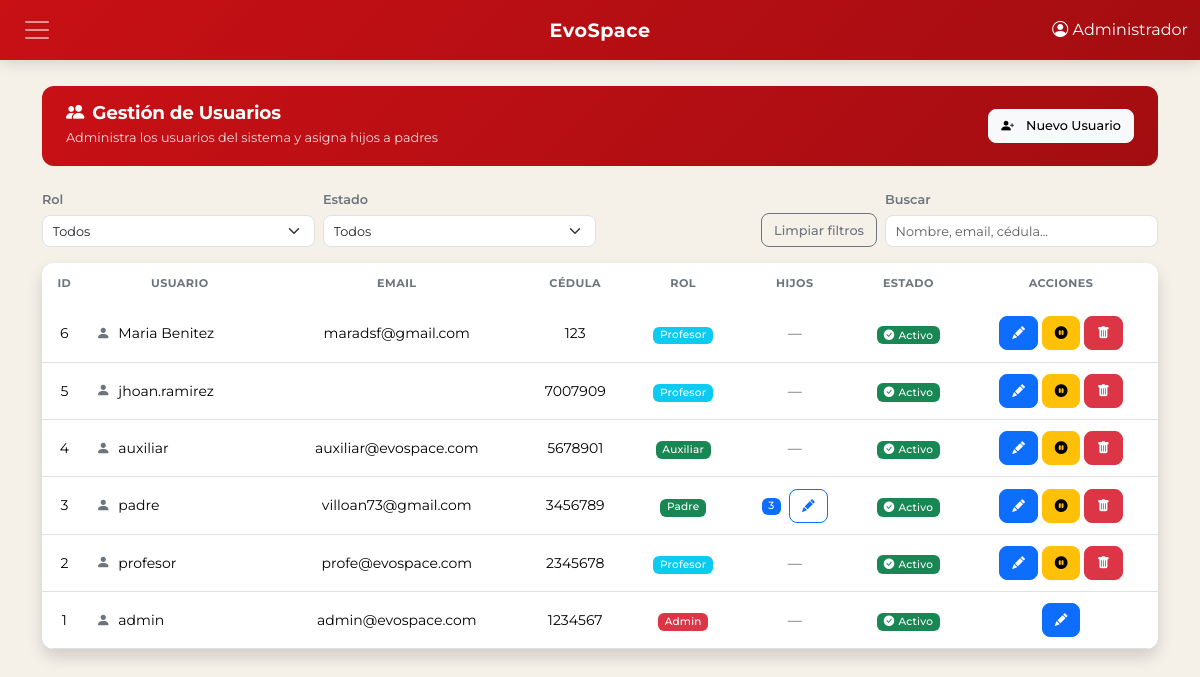
The app's page /secciones/usuarios.php (signed in), older data.
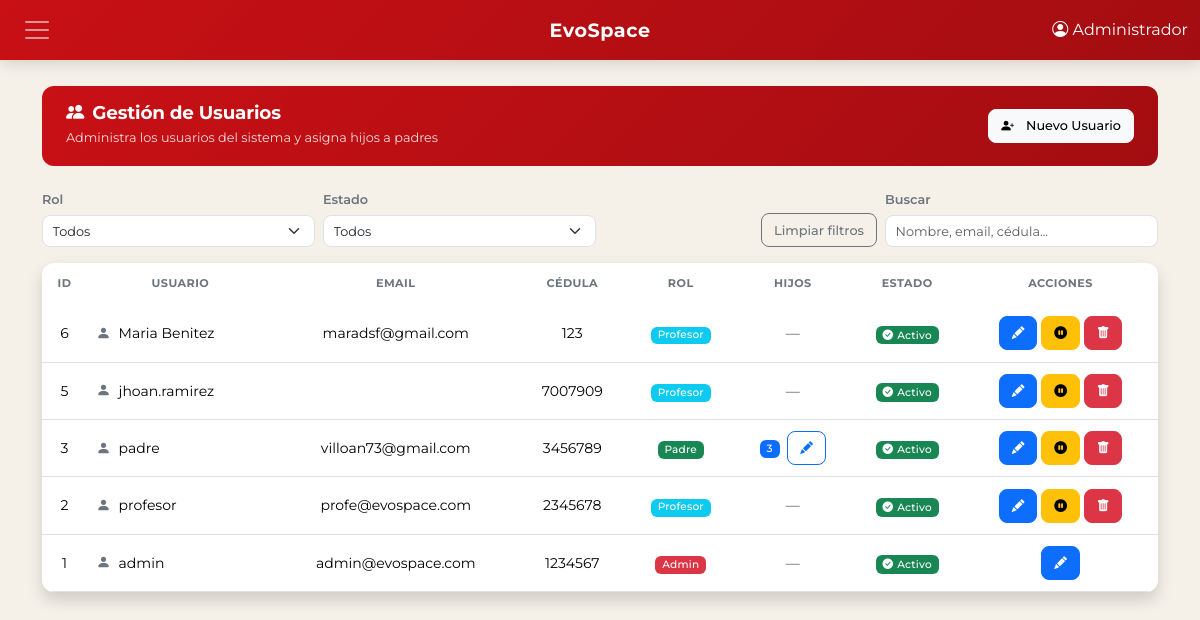
The same page, newer data.
### tables this page shows
CREATE TABLE `usuarios` (
  `id_usuario` int(11) NOT NULL,
  `usuario` varchar(50) NOT NULL,
  `email` varchar(150) NOT NULL,
  `cedula` varchar(20) NOT NULL,
  `password_hash` varchar(255) NOT NULL,
  `id_rol` int(11) NOT NULL,
  `nombre_completo` varchar(150) DEFAULT NULL,
  `telefono` varchar(20) DEFAULT NULL,
  `activo` tinyint(1) DEFAULT 1,
  `fecha_creacion` timestamp NOT NULL DEFAULT current_timestamp()
);

CREATE TABLE `roles` (
  `id_rol` int(11) NOT NULL,
  `nombre` varchar(50) NOT NULL,
  `descripcion` varchar(255) DEFAULT NULL
);

### secciones/usuarios.php (the view, shortened to what the changed rows need)
<?php
include '../includes/header.php';
require_once '../config/db.php';
$sql = "SELECT u.*, r.nombre AS rol_nombre,
               (SELECT GROUP_CONCAT(permiso) FROM usuarios_permisos WHERE id_usuario = u.id_usuario) AS permisos_lista,
               COUNT(a.id_alumno) AS total_hijos
        FROM usuarios u
        LEFT JOIN roles r ON u.id_rol = r.id_rol
        LEFT JOIN alumnos a ON u.id_usuario = a.id_padre
        WHERE 1=1";
$params = [];
$sql .= " GROUP BY u.id_usuario ORDER BY u.id_usuario DESC";
$stmt = $pdo->prepare($sql);
$stmt->execute($params);
$usuarios = $stmt->fetchAll(PDO::FETCH_ASSOC);
?>
<div class="container mt-3 pb-4">
    <div class="card shadow">
        <div class="card-body p-0">
            <div class="table-responsive">
                <table class="table table-hover table-sm mb-0" id="tablaUsuarios">
                    <thead class="text-center" style="background: var(--evo-bg-alt);">
                        <tr>
                            <th>ID</th>
                            <th>Usuario</th>
                            <th>Email</th>
                            <th>Cédula</th>
                            <th>Rol</th>
                            <th>Hijos</th>
                            <th>Estado</th>
                            <th>Acciones</th>
                        </tr>
                    </thead>
                    <tbody>
                        <?php if (empty($usuarios)): ?>
                            <tr><td colspan="8" class="text-center">No hay usuarios registrados.</td></tr>
                        <?php else: ?>
                            <?php foreach ($usuarios as $u): ?>
                                <tr class="text-center align-middle">
                                    <td><?= $u['id_usuario'] ?></td>
                                    <td class="text-start"><i class="bi bi-person-fill me-2 text-secondary"></i><?= htmlspecialchars($u['usuario']) ?></td>
                                    <td><?= htmlspecialchars($u['email']) ?></td>
                                    <td><?= htmlspecialchars($u['cedula']) ?></td>
                                    <td>
                                        <?php
                                        $rolNombre = $u['rol_nombre'] ?? 'Sin rol';
                                        $badgeColor = $rolNombre === 'admin' ? 'danger' : ($rolNombre === 'profesor' ? 'info' : 'success');
                                        ?>
                                        <span class="badge bg-<?= $badgeColor ?>"><?= ucfirst($rolNombre) ?></span>
                                    </td>
                                    <td>
                                        <?php if ($rolNombre === 'padre'): ?>
                                            <span class="badge bg-primary"><?= $u['total_hijos'] ?></span>
                                            <button class="btn btn-outline-primary btn-sm ms-1" data-bs-toggle="modal" data-bs-target="#modalHijos"
                                                    onclick="cargarHijos(<?= $u['id_usuario'] ?>, '<?= htmlspecialchars($u['usuario']) ?>')">
                                                <i class="bi bi-pencil-fill"></i>
                                            </button>
                                        <?php else: ?>
                                            <span class="text-muted">—</span>
                                        <?php endif; ?>
                                    </td>
                                    <td>
                                        <?php if ($u['activo']): ?>
                                            <span class="badge bg-success"><i class="bi bi-check-circle-fill me-1"></i>Activo</span>
                                        <?php else: ?>
                                            <span class="badge bg-danger"><i class="bi bi-x-circle-fill me-1"></i>Inactivo</span>
                                        <?php endif; ?>
                                    </td>
                                    <td>
                                        <button class="btn btn-primary btn-sm" data-bs-toggle="modal" data-bs-target="#modalUsuario"
                                                onclick="editarUsuario(<?= htmlspecialchars(json_encode($u)) ?>)">
                                            <i class="bi bi-pencil-fill"></i>
                                        </button>
                                        <?php if ($u['id_usuario'] != $_SESSION['id_usuario']): ?>
                                            <form method="POST" style="display:inline-block;">
                                                <button type="submit" class="btn btn-<?= $u['activo'] ? 'warning' : 'success' ?> btn-sm">
                                                    <i class="bi bi-<?= $u['activo'] ? 'pause-circle-fill' : 'play-circle-fill' ?>"></i>
                                                </button>
                                            </form>
                                            <form method="POST" style="display:inline-block;" onsubmit="return confirm('¿Seguro que deseas eliminar este usuario?');">
                                                <button type="submit" class="btn btn-danger btn-sm">
                                                    <i class="bi bi-trash-fill"></i>
                                                </button>
                                            </form>
                                        <?php endif; ?>
                                    </td>
                                </tr>
                            <?php endforeach; ?>
                        <?php endif; ?>
                    </tbody>
                </table>
            </div>
        </div>
    </div>
</div>
<?php include '../includes/footer.php'; ?>

Row changes from the older to the newer data that the page shows:
removed usuarios: id_usuario "4", usuario "auxiliar", email "auxiliar@evospace.com", cedula "5678901", id_rol.nombre "Auxiliar", activo 1 (drawn)
